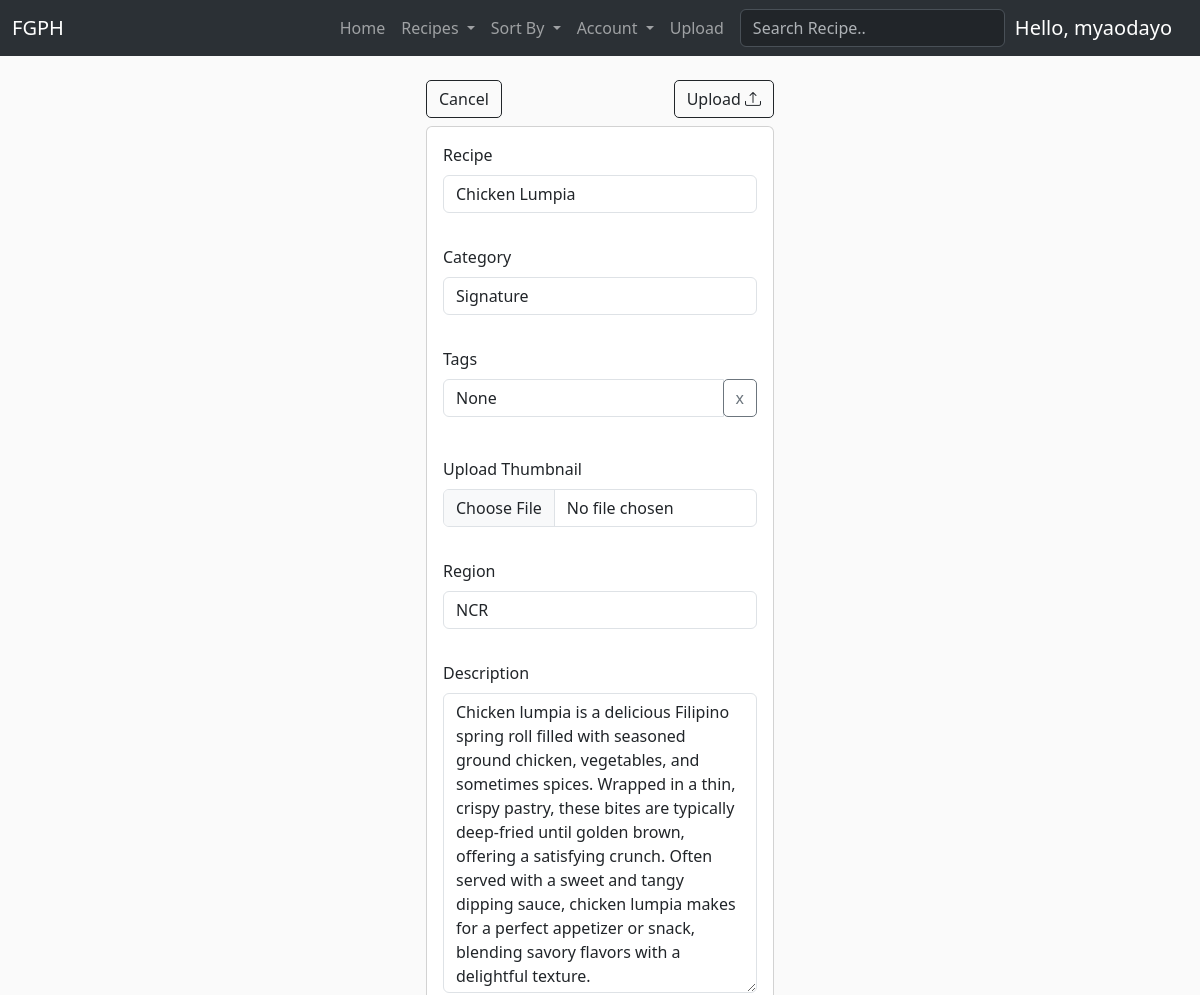
Before: /edit_recipe/7/ (signed in, upper part) with the older database file.
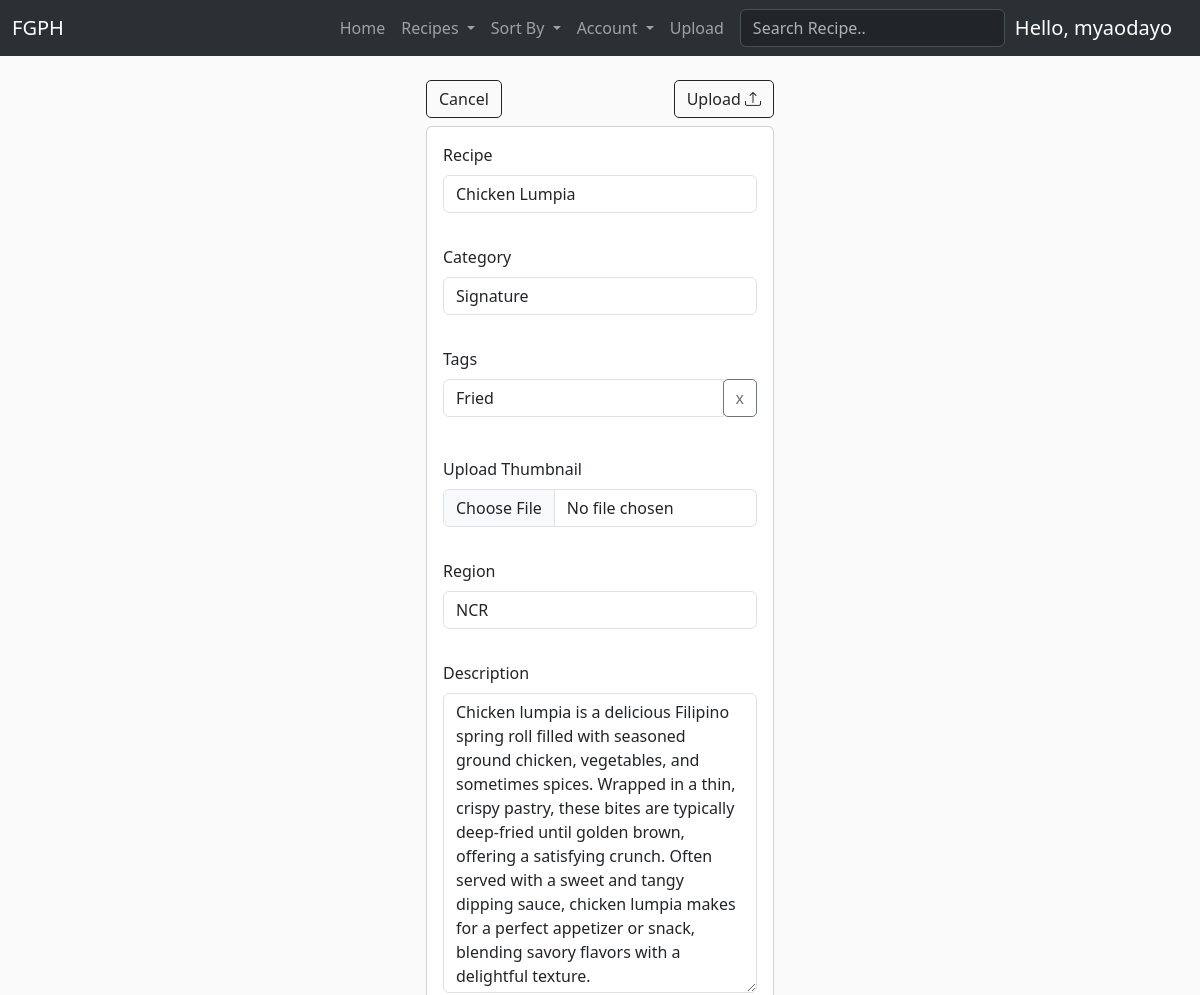
After: the same page with the newer database file.
### FGPH/models.py (models this page shows, shortened)
class Tag(models.Model):
    name = models.CharField(max_length=64, null=True)

### FGPH/views.py (the view)
# urls.py: path("edit_recipe/<str:recipeId>/", views.editRecipe, name='editRecipe'),
@login_required(login_url='FGPH:login')
def editRecipe(request, recipeId):
    recipe = Recipe.objects.get(id=recipeId)
    categories = Category.objects.all()
    regions = Region.objects.all().order_by('name')
    tags = recipe.tags.values_list()
    '''print(recipe.tags.values())
    print('desc:', type(recipe.description))'''
    if request.method == 'POST':
        uploadRecipe(request, recipeId)
        return redirect('FGPH:cookbook')
    context = {'recipe': recipe, 'tags': tags, 'categories': categories, 'regions': regions}
    return render(request, 'FGPH/upload.html', context)

### FGPH/templatetags/get_group.py (called while the page is built)
@register.filter(name='has_group')
def has_group(user, group_name):
    return user.groups.filter(name=group_name).exists()

### FGPH/templates/FGPH/upload.html (shortened to what this page needs)
{% extends 'FGPH/template.html' %}
{% load static %}
{% block content %}
<div class="container">
    <form method="post" action="" enctype="multipart/form-data">
        <div class="row justify-content-center">
            <div class="col-md-4">
                <div class="row">
                    <div class="col-auto me-auto"><a class="btn btn-outline-dark mb-2" href="javascript:history.back()">Cancel</a></div>
                    <div class="col-auto"><button type="submit" class="btn btn-outline-dark mb-2">Upload <i class="bi bi-upload"></i></button></div>
                </div>
                <div class="card">
                    <div class="m-3">
                        <label class="form-label">Recipe</label>
                        <input  name="name" value="{{ recipe.name }}" class="form-control" type="text" placeholder="Enter recipe name">
                    </div>
                    <div class="m-3">
                        <label class="form-label">Category</label>
                        <select  name="category" class="form-control">
                            {% for category in categories %}
                                {% if category == recipe.category %}
                                <option selected value="{{ recipe.category.id }}">{{ recipe.category.name }}</option>
                                {% else %}
                                <option  value="{{ category.id }}">{{ category.name }}</option>
                                {% endif %}
                            {% endfor %}
                        </select>
                    </div>
                    <div class="m-3">
                        <label class="form-label">Tags</label>
                        <div class="multifield-container">
                            {% if tags %}
                                {% for id, name in tags %}
                                <div class="input-group mb-1">
                                    <input name="tag" value="{{ name }}" class="form-control mb-1" type="text" placeholder="Enter tags">
                                    <div class="input-group-append">
                                        <button class="btn btn-outline-secondary delete-button" type="button">x</button>
                                    </div>
                                </div>
                                {% endfor %}
                            {% endif %}
                        </div>
                    </div>
                    <div class="m-3">
                        <label class="form-label">Upload Thumbnail</label>
                        <input value="{{ recipe.thumbnail }}" name="thumbnail" class="form-control" type="file">
                    </div>
                    <div class="m-3">
                        <label class="form-label">Region</label>
                        <select  name="region" class="form-control">
                            {% for region in regions %}
                                {% if region == recipe.region %}
                                <option selected value="{{ recipe.region.id }}">{{ recipe.region.name }}</option>
                                {% else %}
                                <option value="{{ region.id }}">{{ region.name }}</option>
                                {% endif %}
                            {% endfor %}
                        </select>
                    </div>
                    <div class="m-3">
                        <label class="form-label">Description</label>
                        {% if recipe.description %}
                        <textarea maxlength="500" style="overflow:hidden;" name="description" class="form-control" type="text" placeholder="Enter description">{{ recipe.description }}</textarea>
                        {% else %}
                        <textarea maxlength="500" style="overflow:hidden" name="description" class="form-control" type="text" placeholder="Enter description"></textarea>
                        {% endif %}
                    </div>
                </div>
            </div>
        </div>
    </form>
</div>
{% endblock content %}

Changed rows visible on the page:
added Tag: tags "Fried"
Other visible differences:
list line gone: "None"
